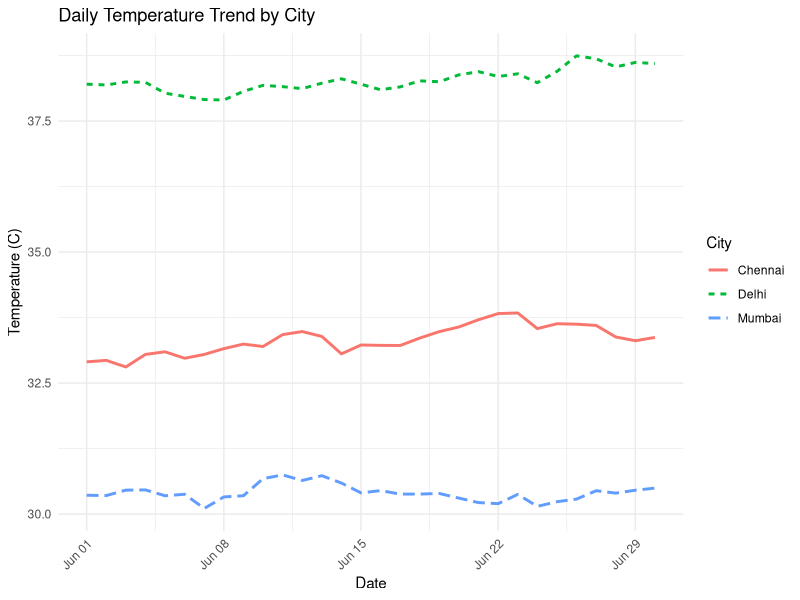

Generate this figure with R:
library(ggplot2)
library(dplyr)

set.seed(1)
days <- seq(as.Date("2026-06-01"), by="day", length.out=30)
cities <- c('Chennai','Delhi','Mumbai')
base_temp <- c(Chennai=33, Delhi=38, Mumbai=30)

df4 <- data.frame()
for (city in cities) {
  temp <- base_temp[[city]] + cumsum(rnorm(30, 0, 1.5))*0.1
  df4 <- rbind(df4, data.frame(Date=days, Temperature=temp, City=city))
}

ggplot(df4, aes(x=Date, y=Temperature, color=City, linetype=City)) +
  geom_line(size=1) +
  labs(title="Daily Temperature Trend by City", y="Temperature (C)") +
  theme_minimal() +
  theme(axis.text.x=element_text(angle=45, hjust=1))
